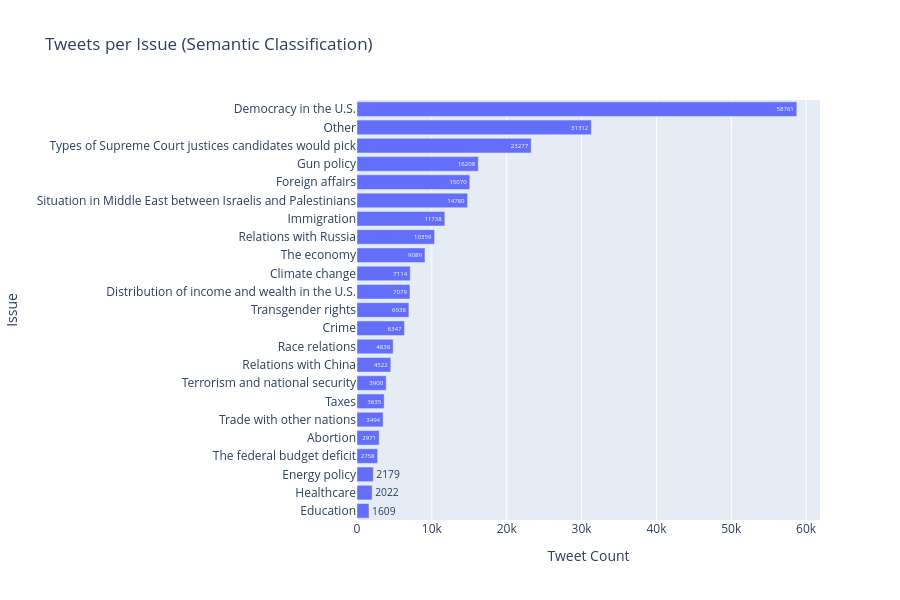

Notebook source saved alongside this figure:
### Code cell
import plotly.express as px

issue_counts = df['issue_semantic'].value_counts().reset_index()
issue_counts.columns = ['Issue', 'Tweet Count']

fig = px.bar(
    issue_counts.sort_values('Tweet Count'),
    x='Tweet Count',
    y='Issue',
    orientation='h',
    text='Tweet Count',
    title='Tweets per Issue (Semantic Classification)'
)

fig.update_layout(
    yaxis=dict(categoryorder='total ascending'),
    height=600
)

fig.show()

### Figure 1 — Plotly figure (JSON) as saved in the notebook; plotly's stock layout.template omitted (floating-point values rounded to 4 significant figures)
{"data": [{"hovertemplate": "Tweet Count=%{text}<br>Issue=%{y}<extra></extra>", "legendgroup": "", "marker": {"color": "#636efa", "pattern": {"shape": ""}}, "name": "", "orientation": "h", "showlegend": false, "text": [1609.0, 2022.0, 2179.0, 2758.0, 2971.0, 3494.0, 3635.0, 3900.0, 4522.0, 4838.0, 6347.0, 6938.0, 7079.0, 7114.0, 9089.0, 10360.0, 11740.0, 14780.0, 15070.0, 16210.0, 23280.0, 31310.0, 58760.0], "textposition": "auto", "type": "bar", "x": [1609, 2022, 2179, 2758, 2971, 3494, 3635, 3900, 4522, 4838, 6347, 6938, 7079, 7114, 9089, 10359, 11738, 14780, 15070, 16208, 23277, 31312, 58761], "xaxis": "x", "y": ["Education", "Healthcare", "Energy policy", "The federal budget deficit", "Abortion", "Trade with other nations", "Taxes", "Terrorism and national security", "Relations with China", "Race relations", "Crime", "Transgender rights", "Distribution of income and wealth in the U.S.", "Climate change", "The economy", "Relations with Russia", "Immigration", "Situation in Middle East between Israelis and Palestinians", "Foreign affairs", "Gun policy", "Types of Supreme Court justices candidates would pick", "Other", "Democracy in the U.S."], "yaxis": "y"}], "layout": {"barmode": "relative", "height": 600, "legend": {"tracegroupgap": 0}, "title": {"text": "Tweets per Issue (Semantic Classification)"}, "xaxis": {"anchor": "y", "domain": [0, 1], "title": {"text": "Tweet Count"}}, "yaxis": {"anchor": "x", "categoryorder": "total ascending", "domain": [0, 1], "title": {"text": "Issue"}}}}
